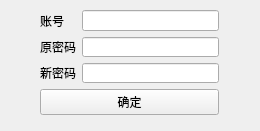
<?xml version="1.0" encoding="UTF-8"?>
<ui version="4.0">
 <class>changePasswd</class>
 <widget class="QWidget" name="changePasswd">
  <property name="geometry">
   <rect>
    <x>0</x>
    <y>0</y>
    <width>260</width>
    <height>131</height>
   </rect>
  </property>
  <property name="windowTitle">
   <string>Form</string>
  </property>
  <widget class="QWidget" name="">
   <property name="geometry">
    <rect>
     <x>40</x>
     <y>10</y>
     <width>179</width>
     <height>105</height>
    </rect>
   </property>
   <layout class="QVBoxLayout" name="verticalLayout">
    <item>
     <layout class="QGridLayout" name="gridLayout">
      <item row="0" column="0">
       <widget class="QLabel" name="label">
        <property name="text">
         <string>账号</string>
        </property>
       </widget>
      </item>
      <item row="0" column="1">
       <widget class="QLineEdit" name="lineEdit_id"/>
      </item>
      <item row="1" column="0">
       <widget class="QLabel" name="label_2">
        <property name="text">
         <string>原密码</string>
        </property>
       </widget>
      </item>
      <item row="1" column="1">
       <widget class="QLineEdit" name="lineEdit_old_passwd"/>
      </item>
      <item row="2" column="0">
       <widget class="QLabel" name="label_3">
        <property name="text">
         <string>新密码</string>
        </property>
       </widget>
      </item>
      <item row="2" column="1">
       <widget class="QLineEdit" name="lineEdit_new_passwd"/>
      </item>
     </layout>
    </item>
    <item>
     <widget class="QPushButton" name="pushButton_ok">
      <property name="text">
       <string>确定</string>
      </property>
     </widget>
    </item>
   </layout>
  </widget>
 </widget>
 <resources/>
 <connections/>
</ui>
